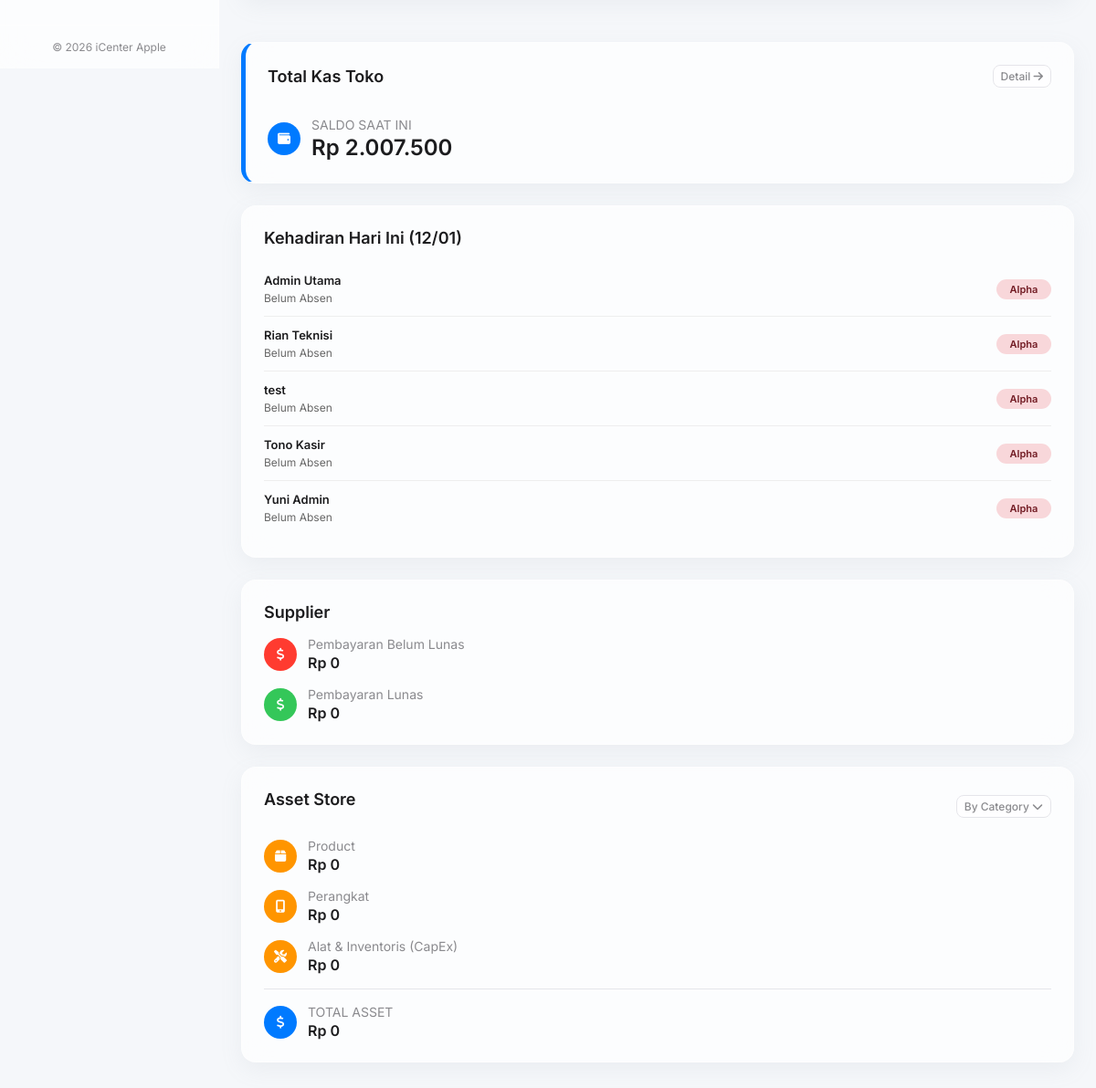
The app's page /index.php (signed in, lower part), older data.
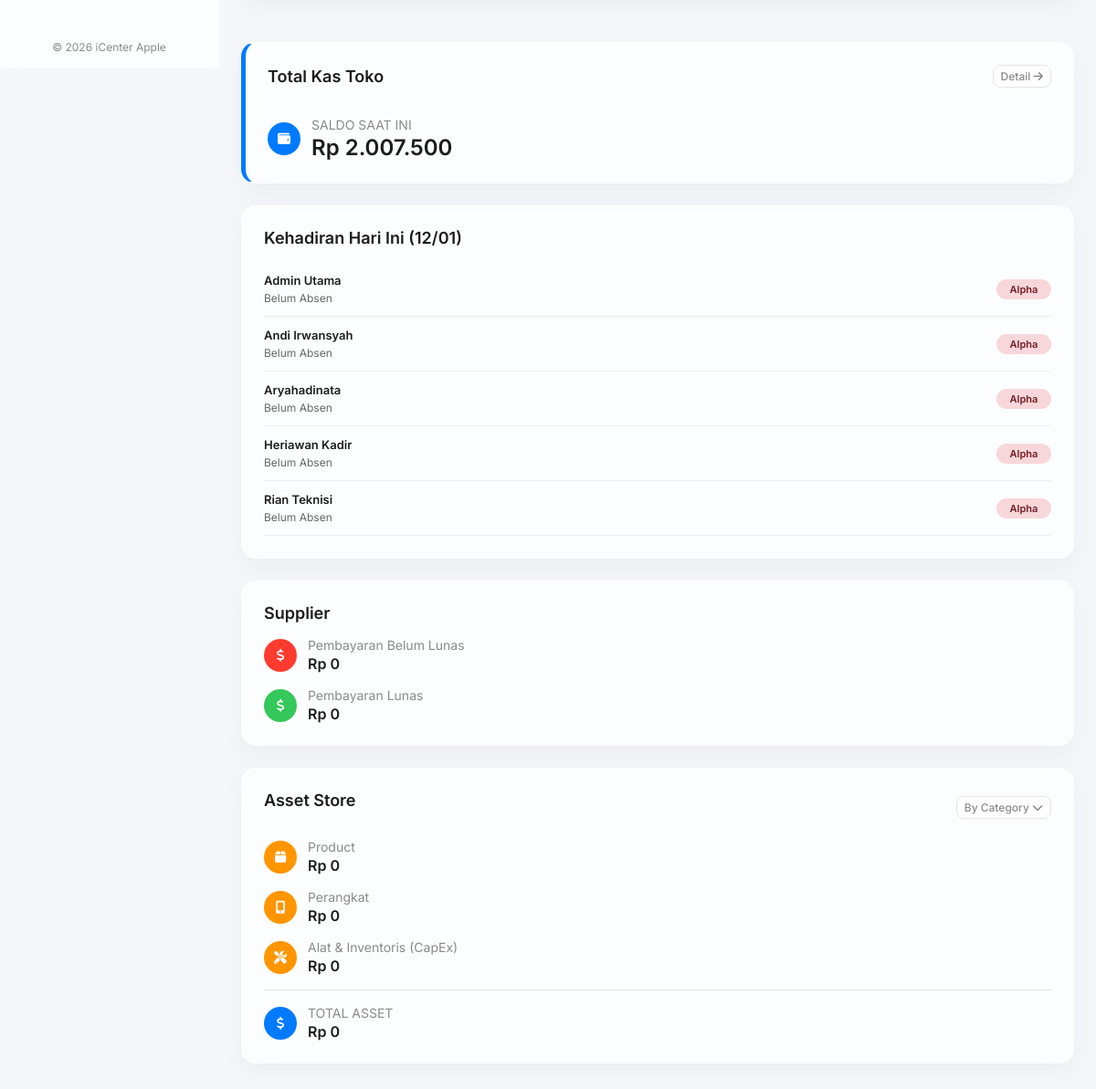
The same page, newer data.
### tables this page shows
CREATE TABLE `users` (
  `id` bigint(20) UNSIGNED NOT NULL,
  `nama` varchar(100) DEFAULT NULL,
  `username` varchar(50) DEFAULT NULL,
  `password` text DEFAULT NULL,
  `role` varchar(20) DEFAULT NULL,
  `foto` varchar(255) DEFAULT NULL,
  `qr_token` varchar(255) DEFAULT NULL,
  `created_at` timestamp NULL DEFAULT current_timestamp()
);

### index.php (the view, shortened to what the changed rows need)
<?php
require_once 'includes/header.php';
$hari_ini = date('Y-m-d');
$absensi_list = [];
$sql_absen = "SELECT u.nama, u.role, a.waktu_masuk, a.waktu_keluar
              FROM users u
              LEFT JOIN absensi a ON u.id = a.user_id AND a.tanggal = '$hari_ini'
              WHERE u.role != 'owner'
              ORDER BY a.waktu_masuk DESC, u.nama ASC";
$res_absen = $conn->query($sql_absen);
if($res_absen) {
    while($row = $res_absen->fetch_assoc()) {
        $absensi_list[] = $row;
    }
}
?>
<div class="content-container">
    <aside class="right-column">
        <div class="summary-card glass-effect">
            <div style="max-height: 300px; overflow-y: auto;">
                <?php if(empty($absensi_list)): ?>
                    <p style="text-align: center; color: #888;">Tidak ada data karyawan.</p>
                <?php else: ?>
                    <?php foreach($absensi_list as $absen): ?>
                        <?php
                            $is_present = !empty($absen['waktu_masuk']);
                            $is_out = !empty($absen['waktu_keluar']);
                            $jam_masuk = $is_present ? date('H:i', strtotime($absen['waktu_masuk'])) : '-';
                            $jam_keluar = $is_out ? date('H:i', strtotime($absen['waktu_keluar'])) : '-';
                            $durasi_teks = '-';
                        ?>
                        <div class="absensi-item">
                            <div>
                                <div style="font-weight: 600; font-size: 13px;"><?php echo htmlspecialchars($absen['nama']); ?></div>
                                <div class="absensi-time">
                                    <?php if($is_present): ?>
                                        <i class="fas fa-arrow-right" style="color:var(--accent-success)"></i> <?php echo $jam_masuk; ?> &nbsp;
                                        <?php if($is_out): ?>
                                            <i class="fas fa-arrow-left" style="color:var(--accent-danger)"></i> <?php echo $jam_keluar; ?>
                                        <?php else: ?>
                                            <span style="color: var(--accent-primary); font-size: 10px;">(Aktif)</span>
                                        <?php endif; ?>
                                        <br>
                                        <span style="color: #888; font-size: 10px;">Durasi: <?php echo $durasi_teks; ?></span>
                                    <?php else: ?>
                                        Belum Absen
                                    <?php endif; ?>
                                </div>
                            </div>
                            <div>
                                <?php if (!$is_present): ?>
                                    <span class="absensi-status status-belum">Alpha</span>
                                <?php elseif ($is_out): ?>
                                    <span class="absensi-status status-pulang">Pulang</span>
                                <?php else: ?>
                                    <span class="absensi-status status-hadir">Hadir</span>
                                <?php endif; ?>
                            </div>
                        </div>
                    <?php endforeach; ?>
                <?php endif; ?>
            </div>
        </div>
    </aside>
</div>
<?php
require_once 'includes/footer.php';
?>

Row changes from the older to the newer data that the page shows:
no longer on this page (row unchanged): users: nama "test"
no longer on this page (row unchanged): users: nama "Tono Kasir"
no longer on this page (row unchanged): users: nama "Yuni Admin"
added users: nama "Andi Irwansyah"
added users: nama "Aryahadinata"
added users: nama "Heriawan Kadir"
